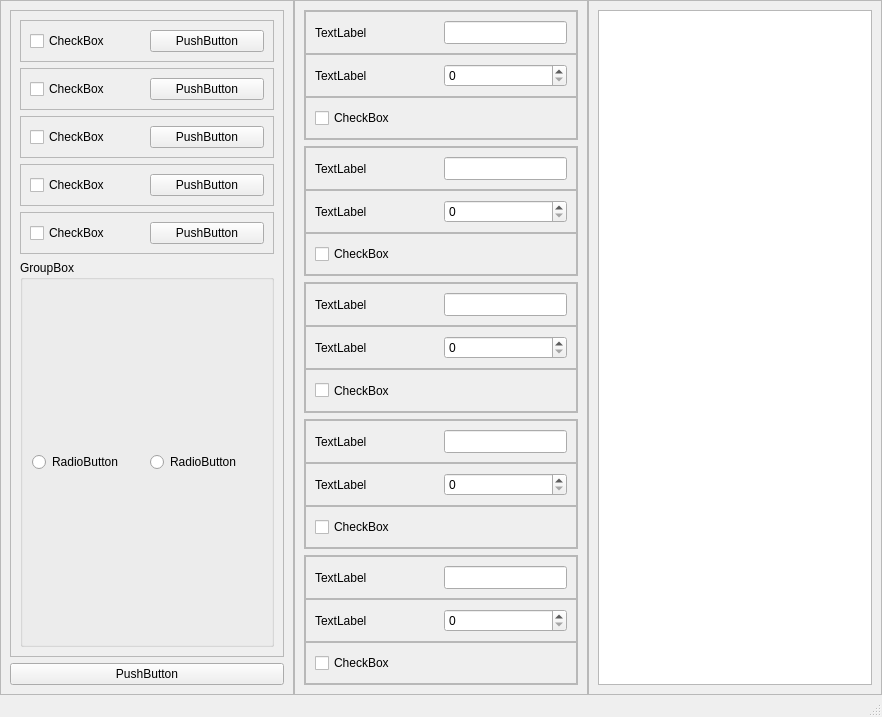
<?xml version="1.0" encoding="UTF-8"?>
<ui version="4.0">
 <class>MainWindow</class>
 <widget class="QMainWindow" name="MainWindow">
  <property name="geometry">
   <rect>
    <x>0</x>
    <y>0</y>
    <width>882</width>
    <height>717</height>
   </rect>
  </property>
  <property name="windowTitle">
   <string>MainWindow</string>
  </property>
  <widget class="QWidget" name="centralwidget">
   <layout class="QHBoxLayout" name="horizontalLayout">
    <property name="spacing">
     <number>0</number>
    </property>
    <property name="leftMargin">
     <number>0</number>
    </property>
    <property name="topMargin">
     <number>0</number>
    </property>
    <property name="rightMargin">
     <number>0</number>
    </property>
    <property name="bottomMargin">
     <number>0</number>
    </property>
    <item>
     <widget class="QFrame" name="frame_3">
      <property name="sizePolicy">
       <sizepolicy hsizetype="Expanding" vsizetype="Expanding">
        <horstretch>100</horstretch>
        <verstretch>0</verstretch>
       </sizepolicy>
      </property>
      <property name="frameShape">
       <enum>QFrame::StyledPanel</enum>
      </property>
      <property name="frameShadow">
       <enum>QFrame::Raised</enum>
      </property>
      <layout class="QVBoxLayout" name="verticalLayout">
       <item>
        <widget class="QFrame" name="frame_4">
         <property name="frameShape">
          <enum>QFrame::StyledPanel</enum>
         </property>
         <property name="frameShadow">
          <enum>QFrame::Raised</enum>
         </property>
         <layout class="QVBoxLayout" name="verticalLayout_2">
          <item>
           <widget class="QFrame" name="frame_5">
            <property name="frameShape">
             <enum>QFrame::StyledPanel</enum>
            </property>
            <property name="frameShadow">
             <enum>QFrame::Raised</enum>
            </property>
            <layout class="QHBoxLayout" name="horizontalLayout_3">
             <item>
              <widget class="QCheckBox" name="checkBox">
               <property name="sizePolicy">
                <sizepolicy hsizetype="Expanding" vsizetype="Expanding">
                 <horstretch>100</horstretch>
                 <verstretch>100</verstretch>
                </sizepolicy>
               </property>
               <property name="text">
                <string>CheckBox</string>
               </property>
              </widget>
             </item>
             <item>
              <widget class="QPushButton" name="pushButton_2">
               <property name="sizePolicy">
                <sizepolicy hsizetype="Expanding" vsizetype="Expanding">
                 <horstretch>100</horstretch>
                 <verstretch>0</verstretch>
                </sizepolicy>
               </property>
               <property name="text">
                <string>PushButton</string>
               </property>
              </widget>
             </item>
            </layout>
           </widget>
          </item>
          <item>
           <widget class="QFrame" name="frame_6">
            <property name="frameShape">
             <enum>QFrame::StyledPanel</enum>
            </property>
            <property name="frameShadow">
             <enum>QFrame::Raised</enum>
            </property>
            <layout class="QHBoxLayout" name="horizontalLayout_4">
             <item>
              <widget class="QCheckBox" name="checkBox_2">
               <property name="sizePolicy">
                <sizepolicy hsizetype="Expanding" vsizetype="Expanding">
                 <horstretch>100</horstretch>
                 <verstretch>100</verstretch>
                </sizepolicy>
               </property>
               <property name="text">
                <string>CheckBox</string>
               </property>
              </widget>
             </item>
             <item>
              <widget class="QPushButton" name="pushButton_3">
               <property name="sizePolicy">
                <sizepolicy hsizetype="Expanding" vsizetype="Expanding">
                 <horstretch>100</horstretch>
                 <verstretch>0</verstretch>
                </sizepolicy>
               </property>
               <property name="text">
                <string>PushButton</string>
               </property>
              </widget>
             </item>
            </layout>
           </widget>
          </item>
          <item>
           <widget class="QFrame" name="frame_9">
            <property name="frameShape">
             <enum>QFrame::StyledPanel</enum>
            </property>
            <property name="frameShadow">
             <enum>QFrame::Raised</enum>
            </property>
            <layout class="QHBoxLayout" name="horizontalLayout_6">
             <item>
              <widget class="QCheckBox" name="checkBox_5">
               <property name="sizePolicy">
                <sizepolicy hsizetype="Expanding" vsizetype="Expanding">
                 <horstretch>100</horstretch>
                 <verstretch>100</verstretch>
                </sizepolicy>
               </property>
               <property name="text">
                <string>CheckBox</string>
               </property>
              </widget>
             </item>
             <item>
              <widget class="QPushButton" name="pushButton_6">
               <property name="sizePolicy">
                <sizepolicy hsizetype="Expanding" vsizetype="Expanding">
                 <horstretch>100</horstretch>
                 <verstretch>0</verstretch>
                </sizepolicy>
               </property>
               <property name="text">
                <string>PushButton</string>
               </property>
              </widget>
             </item>
            </layout>
           </widget>
          </item>
          <item>
           <widget class="QFrame" name="frame_10">
            <property name="frameShape">
             <enum>QFrame::StyledPanel</enum>
            </property>
            <property name="frameShadow">
             <enum>QFrame::Raised</enum>
            </property>
            <layout class="QHBoxLayout" name="horizontalLayout_7">
             <item>
              <widget class="QCheckBox" name="checkBox_6">
               <property name="sizePolicy">
                <sizepolicy hsizetype="Expanding" vsizetype="Expanding">
                 <horstretch>100</horstretch>
                 <verstretch>100</verstretch>
                </sizepolicy>
               </property>
               <property name="text">
                <string>CheckBox</string>
               </property>
              </widget>
             </item>
             <item>
              <widget class="QPushButton" name="pushButton_7">
               <property name="sizePolicy">
                <sizepolicy hsizetype="Expanding" vsizetype="Expanding">
                 <horstretch>100</horstretch>
                 <verstretch>0</verstretch>
                </sizepolicy>
               </property>
               <property name="text">
                <string>PushButton</string>
               </property>
              </widget>
             </item>
            </layout>
           </widget>
          </item>
          <item>
           <widget class="QFrame" name="frame_11">
            <property name="frameShape">
             <enum>QFrame::StyledPanel</enum>
            </property>
            <property name="frameShadow">
             <enum>QFrame::Raised</enum>
            </property>
            <layout class="QHBoxLayout" name="horizontalLayout_8">
             <item>
              <widget class="QCheckBox" name="checkBox_7">
               <property name="sizePolicy">
                <sizepolicy hsizetype="Expanding" vsizetype="Expanding">
                 <horstretch>100</horstretch>
                 <verstretch>100</verstretch>
                </sizepolicy>
               </property>
               <property name="text">
                <string>CheckBox</string>
               </property>
              </widget>
             </item>
             <item>
              <widget class="QPushButton" name="pushButton_8">
               <property name="sizePolicy">
                <sizepolicy hsizetype="Expanding" vsizetype="Expanding">
                 <horstretch>100</horstretch>
                 <verstretch>0</verstretch>
                </sizepolicy>
               </property>
               <property name="text">
                <string>PushButton</string>
               </property>
              </widget>
             </item>
            </layout>
           </widget>
          </item>
          <item>
           <widget class="QGroupBox" name="groupBox">
            <property name="sizePolicy">
             <sizepolicy hsizetype="Expanding" vsizetype="Expanding">
              <horstretch>0</horstretch>
              <verstretch>100</verstretch>
             </sizepolicy>
            </property>
            <property name="title">
             <string>GroupBox</string>
            </property>
            <layout class="QHBoxLayout" name="horizontalLayout_2">
             <item>
              <widget class="QRadioButton" name="radioButton">
               <property name="sizePolicy">
                <sizepolicy hsizetype="Expanding" vsizetype="Expanding">
                 <horstretch>100</horstretch>
                 <verstretch>0</verstretch>
                </sizepolicy>
               </property>
               <property name="text">
                <string>RadioButton</string>
               </property>
              </widget>
             </item>
             <item>
              <widget class="QRadioButton" name="radioButton_2">
               <property name="sizePolicy">
                <sizepolicy hsizetype="Expanding" vsizetype="Expanding">
                 <horstretch>100</horstretch>
                 <verstretch>0</verstretch>
                </sizepolicy>
               </property>
               <property name="text">
                <string>RadioButton</string>
               </property>
              </widget>
             </item>
            </layout>
           </widget>
          </item>
         </layout>
        </widget>
       </item>
       <item>
        <widget class="QPushButton" name="pushButton">
         <property name="sizePolicy">
          <sizepolicy hsizetype="Expanding" vsizetype="Fixed">
           <horstretch>0</horstretch>
           <verstretch>0</verstretch>
          </sizepolicy>
         </property>
         <property name="text">
          <string>PushButton</string>
         </property>
        </widget>
       </item>
      </layout>
     </widget>
    </item>
    <item>
     <widget class="QFrame" name="frame">
      <property name="sizePolicy">
       <sizepolicy hsizetype="Expanding" vsizetype="Expanding">
        <horstretch>100</horstretch>
        <verstretch>0</verstretch>
       </sizepolicy>
      </property>
      <property name="frameShape">
       <enum>QFrame::StyledPanel</enum>
      </property>
      <property name="frameShadow">
       <enum>QFrame::Raised</enum>
      </property>
      <layout class="QVBoxLayout" name="verticalLayout_3">
       <item>
        <widget class="QFrame" name="frame_7">
         <property name="sizePolicy">
          <sizepolicy hsizetype="Expanding" vsizetype="Expanding">
           <horstretch>0</horstretch>
           <verstretch>100</verstretch>
          </sizepolicy>
         </property>
         <property name="frameShape">
          <enum>QFrame::StyledPanel</enum>
         </property>
         <property name="frameShadow">
          <enum>QFrame::Raised</enum>
         </property>
         <layout class="QVBoxLayout" name="verticalLayout_5">
          <property name="spacing">
           <number>0</number>
          </property>
          <property name="leftMargin">
           <number>0</number>
          </property>
          <property name="topMargin">
           <number>0</number>
          </property>
          <property name="rightMargin">
           <number>0</number>
          </property>
          <property name="bottomMargin">
           <number>0</number>
          </property>
          <item>
           <widget class="QFrame" name="frame_15">
            <property name="sizePolicy">
             <sizepolicy hsizetype="Expanding" vsizetype="Expanding">
              <horstretch>0</horstretch>
              <verstretch>100</verstretch>
             </sizepolicy>
            </property>
            <property name="frameShape">
             <enum>QFrame::StyledPanel</enum>
            </property>
            <property name="frameShadow">
             <enum>QFrame::Raised</enum>
            </property>
            <layout class="QHBoxLayout" name="horizontalLayout_5">
             <item>
              <widget class="QLabel" name="label">
               <property name="sizePolicy">
                <sizepolicy hsizetype="Expanding" vsizetype="Expanding">
                 <horstretch>100</horstretch>
                 <verstretch>0</verstretch>
                </sizepolicy>
               </property>
               <property name="text">
                <string>TextLabel</string>
               </property>
              </widget>
             </item>
             <item>
              <widget class="QLineEdit" name="lineEdit">
               <property name="sizePolicy">
                <sizepolicy hsizetype="Expanding" vsizetype="Expanding">
                 <horstretch>100</horstretch>
                 <verstretch>0</verstretch>
                </sizepolicy>
               </property>
              </widget>
             </item>
            </layout>
           </widget>
          </item>
          <item>
           <widget class="QFrame" name="frame_16">
            <property name="sizePolicy">
             <sizepolicy hsizetype="Expanding" vsizetype="Expanding">
              <horstretch>0</horstretch>
              <verstretch>100</verstretch>
             </sizepolicy>
            </property>
            <property name="frameShape">
             <enum>QFrame::StyledPanel</enum>
            </property>
            <property name="frameShadow">
             <enum>QFrame::Raised</enum>
            </property>
            <layout class="QHBoxLayout" name="horizontalLayout_9">
             <item>
              <widget class="QLabel" name="label_2">
               <property name="sizePolicy">
                <sizepolicy hsizetype="Expanding" vsizetype="Expanding">
                 <horstretch>100</horstretch>
                 <verstretch>0</verstretch>
                </sizepolicy>
               </property>
               <property name="text">
                <string>TextLabel</string>
               </property>
              </widget>
             </item>
             <item>
              <widget class="QSpinBox" name="spinBox">
               <property name="sizePolicy">
                <sizepolicy hsizetype="Expanding" vsizetype="Expanding">
                 <horstretch>100</horstretch>
                 <verstretch>0</verstretch>
                </sizepolicy>
               </property>
              </widget>
             </item>
            </layout>
           </widget>
          </item>
          <item>
           <widget class="QFrame" name="frame_17">
            <property name="sizePolicy">
             <sizepolicy hsizetype="Expanding" vsizetype="Expanding">
              <horstretch>0</horstretch>
              <verstretch>100</verstretch>
             </sizepolicy>
            </property>
            <property name="frameShape">
             <enum>QFrame::StyledPanel</enum>
            </property>
            <property name="frameShadow">
             <enum>QFrame::Raised</enum>
            </property>
            <layout class="QHBoxLayout" name="horizontalLayout_10">
             <item>
              <widget class="QCheckBox" name="checkBox_3">
               <property name="sizePolicy">
                <sizepolicy hsizetype="Expanding" vsizetype="Expanding">
                 <horstretch>100</horstretch>
                 <verstretch>0</verstretch>
                </sizepolicy>
               </property>
               <property name="text">
                <string>CheckBox</string>
               </property>
              </widget>
             </item>
            </layout>
           </widget>
          </item>
         </layout>
        </widget>
       </item>
       <item>
        <widget class="QFrame" name="frame_8">
         <property name="sizePolicy">
          <sizepolicy hsizetype="Expanding" vsizetype="Expanding">
           <horstretch>0</horstretch>
           <verstretch>100</verstretch>
          </sizepolicy>
         </property>
         <property name="frameShape">
          <enum>QFrame::StyledPanel</enum>
         </property>
         <property name="frameShadow">
          <enum>QFrame::Raised</enum>
         </property>
         <layout class="QVBoxLayout" name="verticalLayout_6">
          <property name="spacing">
           <number>0</number>
          </property>
          <property name="leftMargin">
           <number>0</number>
          </property>
          <property name="topMargin">
           <number>0</number>
          </property>
          <property name="rightMargin">
           <number>0</number>
          </property>
          <property name="bottomMargin">
           <number>0</number>
          </property>
          <item>
           <widget class="QFrame" name="frame_19">
            <property name="sizePolicy">
             <sizepolicy hsizetype="Expanding" vsizetype="Expanding">
              <horstretch>0</horstretch>
              <verstretch>100</verstretch>
             </sizepolicy>
            </property>
            <property name="frameShape">
             <enum>QFrame::StyledPanel</enum>
            </property>
            <property name="frameShadow">
             <enum>QFrame::Raised</enum>
            </property>
            <layout class="QHBoxLayout" name="horizontalLayout_12">
             <item>
              <widget class="QLabel" name="label_4">
               <property name="sizePolicy">
                <sizepolicy hsizetype="Expanding" vsizetype="Expanding">
                 <horstretch>100</horstretch>
                 <verstretch>0</verstretch>
                </sizepolicy>
               </property>
               <property name="text">
                <string>TextLabel</string>
               </property>
              </widget>
             </item>
             <item>
              <widget class="QLineEdit" name="lineEdit_2">
               <property name="sizePolicy">
                <sizepolicy hsizetype="Expanding" vsizetype="Expanding">
                 <horstretch>100</horstretch>
                 <verstretch>0</verstretch>
                </sizepolicy>
               </property>
              </widget>
             </item>
            </layout>
           </widget>
          </item>
          <item>
           <widget class="QFrame" name="frame_18">
            <property name="sizePolicy">
             <sizepolicy hsizetype="Expanding" vsizetype="Expanding">
              <horstretch>0</horstretch>
              <verstretch>100</verstretch>
             </sizepolicy>
            </property>
            <property name="frameShape">
             <enum>QFrame::StyledPanel</enum>
            </property>
            <property name="frameShadow">
             <enum>QFrame::Raised</enum>
            </property>
            <layout class="QHBoxLayout" name="horizontalLayout_11">
             <item>
              <widget class="QLabel" name="label_3">
               <property name="sizePolicy">
                <sizepolicy hsizetype="Expanding" vsizetype="Expanding">
                 <horstretch>100</horstretch>
                 <verstretch>0</verstretch>
                </sizepolicy>
               </property>
               <property name="text">
                <string>TextLabel</string>
               </property>
              </widget>
             </item>
             <item>
              <widget class="QSpinBox" name="spinBox_2">
               <property name="sizePolicy">
                <sizepolicy hsizetype="Expanding" vsizetype="Expanding">
                 <horstretch>100</horstretch>
                 <verstretch>0</verstretch>
                </sizepolicy>
               </property>
              </widget>
             </item>
            </layout>
           </widget>
          </item>
          <item>
           <widget class="QFrame" name="frame_20">
            <property name="sizePolicy">
             <sizepolicy hsizetype="Expanding" vsizetype="Expanding">
              <horstretch>0</horstretch>
              <verstretch>100</verstretch>
             </sizepolicy>
            </property>
            <property name="frameShape">
             <enum>QFrame::StyledPanel</enum>
            </property>
            <property name="frameShadow">
             <enum>QFrame::Raised</enum>
            </property>
            <layout class="QHBoxLayout" name="horizontalLayout_13">
             <item>
              <widget class="QCheckBox" name="checkBox_4">
               <property name="sizePolicy">
                <sizepolicy hsizetype="Expanding" vsizetype="Expanding">
                 <horstretch>100</horstretch>
                 <verstretch>0</verstretch>
                </sizepolicy>
               </property>
               <property name="text">
                <string>CheckBox</string>
               </property>
              </widget>
             </item>
            </layout>
           </widget>
          </item>
         </layout>
        </widget>
       </item>
       <item>
        <widget class="QFrame" name="frame_12">
         <property name="sizePolicy">
          <sizepolicy hsizetype="Expanding" vsizetype="Expanding">
           <horstretch>0</horstretch>
           <verstretch>100</verstretch>
          </sizepolicy>
         </property>
         <property name="frameShape">
          <enum>QFrame::StyledPanel</enum>
         </property>
         <property name="frameShadow">
          <enum>QFrame::Raised</enum>
         </property>
         <layout class="QVBoxLayout" name="verticalLayout_7">
          <property name="spacing">
           <number>0</number>
          </property>
          <property name="leftMargin">
           <number>0</number>
          </property>
          <property name="topMargin">
           <number>0</number>
          </property>
          <property name="rightMargin">
           <number>0</number>
          </property>
          <property name="bottomMargin">
           <number>0</number>
          </property>
          <item>
           <widget class="QFrame" name="frame_22">
            <property name="sizePolicy">
             <sizepolicy hsizetype="Expanding" vsizetype="Expanding">
              <horstretch>0</horstretch>
              <verstretch>100</verstretch>
             </sizepolicy>
            </property>
            <property name="frameShape">
             <enum>QFrame::StyledPanel</enum>
            </property>
            <property name="frameShadow">
             <enum>QFrame::Raised</enum>
            </property>
            <layout class="QHBoxLayout" name="horizontalLayout_15">
             <item>
              <widget class="QLabel" name="label_6">
               <property name="sizePolicy">
                <sizepolicy hsizetype="Expanding" vsizetype="Expanding">
                 <horstretch>100</horstretch>
                 <verstretch>0</verstretch>
                </sizepolicy>
               </property>
               <property name="text">
                <string>TextLabel</string>
               </property>
              </widget>
             </item>
             <item>
              <widget class="QLineEdit" name="lineEdit_3">
               <property name="sizePolicy">
                <sizepolicy hsizetype="Expanding" vsizetype="Expanding">
                 <horstretch>100</horstretch>
                 <verstretch>0</verstretch>
                </sizepolicy>
               </property>
              </widget>
             </item>
            </layout>
           </widget>
          </item>
          <item>
           <widget class="QFrame" name="frame_21">
            <property name="sizePolicy">
             <sizepolicy hsizetype="Expanding" vsizetype="Expanding">
              <horstretch>0</horstretch>
              <verstretch>100</verstretch>
             </sizepolicy>
            </property>
            <property name="frameShape">
             <enum>QFrame::StyledPanel</enum>
            </property>
            <property name="frameShadow">
             <enum>QFrame::Raised</enum>
            </property>
            <layout class="QHBoxLayout" name="horizontalLayout_14">
             <item>
              <widget class="QLabel" name="label_5">
               <property name="sizePolicy">
                <sizepolicy hsizetype="Expanding" vsizetype="Expanding">
                 <horstretch>100</horstretch>
                 <verstretch>0</verstretch>
                </sizepolicy>
               </property>
               <property name="text">
                <string>TextLabel</string>
               </property>
              </widget>
             </item>
             <item>
              <widget class="QSpinBox" name="spinBox_3">
               <property name="sizePolicy">
                <sizepolicy hsizetype="Expanding" vsizetype="Expanding">
                 <horstretch>100</horstretch>
                 <verstretch>0</verstretch>
                </sizepolicy>
               </property>
              </widget>
             </item>
            </layout>
           </widget>
          </item>
          <item>
           <widget class="QFrame" name="frame_23">
            <property name="sizePolicy">
             <sizepolicy hsizetype="Expanding" vsizetype="Expanding">
              <horstretch>0</horstretch>
              <verstretch>100</verstretch>
             </sizepolicy>
            </property>
            <property name="frameShape">
             <enum>QFrame::StyledPanel</enum>
            </property>
            <property name="frameShadow">
             <enum>QFrame::Raised</enum>
            </property>
            <layout class="QHBoxLayout" name="horizontalLayout_16">
             <item>
              <widget class="QCheckBox" name="checkBox_8">
               <property name="sizePolicy">
                <sizepolicy hsizetype="Expanding" vsizetype="Expanding">
                 <horstretch>100</horstretch>
                 <verstretch>0</verstretch>
                </sizepolicy>
               </property>
               <property name="text">
                <string>CheckBox</string>
               </property>
              </widget>
             </item>
            </layout>
           </widget>
          </item>
         </layout>
        </widget>
       </item>
       <item>
        <widget class="QFrame" name="frame_13">
         <property name="sizePolicy">
          <sizepolicy hsizetype="Expanding" vsizetype="Expanding">
           <horstretch>0</horstretch>
           <verstretch>100</verstretch>
          </sizepolicy>
         </property>
         <property name="frameShape">
          <enum>QFrame::StyledPanel</enum>
         </property>
         <property name="frameShadow">
          <enum>QFrame::Raised</enum>
         </property>
         <layout class="QVBoxLayout" name="verticalLayout_8">
          <property name="spacing">
           <number>0</number>
          </property>
          <property name="leftMargin">
           <number>0</number>
          </property>
          <property name="topMargin">
           <number>0</number>
          </property>
          <property name="rightMargin">
           <number>0</number>
          </property>
          <property name="bottomMargin">
           <number>0</number>
          </property>
          <item>
           <widget class="QFrame" name="frame_25">
            <property name="sizePolicy">
             <sizepolicy hsizetype="Expanding" vsizetype="Expanding">
              <horstretch>0</horstretch>
              <verstretch>100</verstretch>
             </sizepolicy>
            </property>
            <property name="frameShape">
             <enum>QFrame::StyledPanel</enum>
            </property>
            <property name="frameShadow">
             <enum>QFrame::Raised</enum>
            </property>
            <layout class="QHBoxLayout" name="horizontalLayout_18">
             <item>
              <widget class="QLabel" name="label_8">
               <property name="sizePolicy">
                <sizepolicy hsizetype="Expanding" vsizetype="Expanding">
                 <horstretch>100</horstretch>
                 <verstretch>0</verstretch>
                </sizepolicy>
               </property>
               <property name="text">
                <string>TextLabel</string>
               </property>
              </widget>
             </item>
             <item>
              <widget class="QLineEdit" name="lineEdit_4">
               <property name="sizePolicy">
                <sizepolicy hsizetype="Expanding" vsizetype="Expanding">
                 <horstretch>100</horstretch>
                 <verstretch>0</verstretch>
                </sizepolicy>
               </property>
              </widget>
             </item>
            </layout>
           </widget>
          </item>
          <item>
           <widget class="QFrame" name="frame_24">
            <property name="sizePolicy">
             <sizepolicy hsizetype="Expanding" vsizetype="Expanding">
              <horstretch>0</horstretch>
              <verstretch>100</verstretch>
             </sizepolicy>
            </property>
            <property name="frameShape">
             <enum>QFrame::StyledPanel</enum>
            </property>
            <property name="frameShadow">
             <enum>QFrame::Raised</enum>
            </property>
            <layout class="QHBoxLayout" name="horizontalLayout_17">
             <item>
              <widget class="QLabel" name="label_7">
               <property name="sizePolicy">
                <sizepolicy hsizetype="Expanding" vsizetype="Expanding">
                 <horstretch>100</horstretch>
                 <verstretch>0</verstretch>
                </sizepolicy>
               </property>
               <property name="text">
                <string>TextLabel</string>
               </property>
              </widget>
             </item>
             <item>
              <widget class="QSpinBox" name="spinBox_4">
               <property name="sizePolicy">
                <sizepolicy hsizetype="Expanding" vsizetype="Expanding">
                 <horstretch>100</horstretch>
                 <verstretch>0</verstretch>
                </sizepolicy>
               </property>
              </widget>
             </item>
            </layout>
           </widget>
          </item>
          <item>
           <widget class="QFrame" name="frame_26">
            <property name="sizePolicy">
             <sizepolicy hsizetype="Expanding" vsizetype="Expanding">
              <horstretch>0</horstretch>
              <verstretch>100</verstretch>
             </sizepolicy>
            </property>
            <property name="frameShape">
             <enum>QFrame::StyledPanel</enum>
            </property>
            <property name="frameShadow">
             <enum>QFrame::Raised</enum>
            </property>
            <layout class="QHBoxLayout" name="horizontalLayout_19">
             <item>
              <widget class="QCheckBox" name="checkBox_9">
               <property name="sizePolicy">
                <sizepolicy hsizetype="Expanding" vsizetype="Expanding">
                 <horstretch>100</horstretch>
                 <verstretch>0</verstretch>
                </sizepolicy>
               </property>
               <property name="text">
                <string>CheckBox</string>
               </property>
              </widget>
             </item>
            </layout>
           </widget>
          </item>
         </layout>
        </widget>
       </item>
       <item>
        <widget class="QFrame" name="frame_14">
         <property name="sizePolicy">
          <sizepolicy hsizetype="Expanding" vsizetype="Expanding">
           <horstretch>0</horstretch>
           <verstretch>100</verstretch>
          </sizepolicy>
         </property>
         <property name="frameShape">
          <enum>QFrame::StyledPanel</enum>
         </property>
         <property name="frameShadow">
          <enum>QFrame::Raised</enum>
         </property>
         <layout class="QVBoxLayout" name="verticalLayout_9">
          <property name="spacing">
           <number>0</number>
          </property>
          <property name="leftMargin">
           <number>0</number>
          </property>
          <property name="topMargin">
           <number>0</number>
          </property>
          <property name="rightMargin">
           <number>0</number>
          </property>
          <property name="bottomMargin">
           <number>0</number>
          </property>
          <item>
           <widget class="QFrame" name="frame_28">
            <property name="sizePolicy">
             <sizepolicy hsizetype="Expanding" vsizetype="Expanding">
              <horstretch>0</horstretch>
              <verstretch>100</verstretch>
             </sizepolicy>
            </property>
            <property name="frameShape">
             <enum>QFrame::StyledPanel</enum>
            </property>
            <property name="frameShadow">
             <enum>QFrame::Raised</enum>
            </property>
            <layout class="QHBoxLayout" name="horizontalLayout_21">
             <item>
              <widget class="QLabel" name="label_10">
               <property name="sizePolicy">
                <sizepolicy hsizetype="Expanding" vsizetype="Expanding">
                 <horstretch>100</horstretch>
                 <verstretch>0</verstretch>
                </sizepolicy>
               </property>
               <property name="text">
                <string>TextLabel</string>
               </property>
              </widget>
             </item>
             <item>
              <widget class="QLineEdit" name="lineEdit_5">
               <property name="sizePolicy">
                <sizepolicy hsizetype="Expanding" vsizetype="Expanding">
                 <horstretch>100</horstretch>
                 <verstretch>0</verstretch>
                </sizepolicy>
               </property>
              </widget>
             </item>
            </layout>
           </widget>
          </item>
          <item>
           <widget class="QFrame" name="frame_27">
            <property name="sizePolicy">
             <sizepolicy hsizetype="Expanding" vsizetype="Expanding">
              <horstretch>0</horstretch>
              <verstretch>100</verstretch>
             </sizepolicy>
            </property>
            <property name="frameShape">
             <enum>QFrame::StyledPanel</enum>
            </property>
            <property name="frameShadow">
             <enum>QFrame::Raised</enum>
            </property>
            <layout class="QHBoxLayout" name="horizontalLayout_20">
             <item>
              <widget class="QLabel" name="label_9">
               <property name="sizePolicy">
                <sizepolicy hsizetype="Expanding" vsizetype="Expanding">
                 <horstretch>100</horstretch>
                 <verstretch>0</verstretch>
                </sizepolicy>
               </property>
               <property name="text">
                <string>TextLabel</string>
               </property>
              </widget>
             </item>
             <item>
              <widget class="QSpinBox" name="spinBox_5">
               <property name="sizePolicy">
                <sizepolicy hsizetype="Expanding" vsizetype="Expanding">
                 <horstretch>100</horstretch>
                 <verstretch>0</verstretch>
                </sizepolicy>
               </property>
              </widget>
             </item>
            </layout>
           </widget>
          </item>
          <item>
           <widget class="QFrame" name="frame_29">
            <property name="sizePolicy">
             <sizepolicy hsizetype="Expanding" vsizetype="Expanding">
              <horstretch>0</horstretch>
              <verstretch>100</verstretch>
             </sizepolicy>
            </property>
            <property name="frameShape">
             <enum>QFrame::StyledPanel</enum>
            </property>
            <property name="frameShadow">
             <enum>QFrame::Raised</enum>
            </property>
            <layout class="QHBoxLayout" name="horizontalLayout_22">
             <item>
              <widget class="QCheckBox" name="checkBox_10">
               <property name="sizePolicy">
                <sizepolicy hsizetype="Expanding" vsizetype="Expanding">
                 <horstretch>100</horstretch>
                 <verstretch>0</verstretch>
                </sizepolicy>
               </property>
               <property name="text">
                <string>CheckBox</string>
               </property>
              </widget>
             </item>
            </layout>
           </widget>
          </item>
         </layout>
        </widget>
       </item>
      </layout>
     </widget>
    </item>
    <item>
     <widget class="QFrame" name="frame_2">
      <property name="sizePolicy">
       <sizepolicy hsizetype="Expanding" vsizetype="Expanding">
        <horstretch>100</horstretch>
        <verstretch>0</verstretch>
       </sizepolicy>
      </property>
      <property name="frameShape">
       <enum>QFrame::StyledPanel</enum>
      </property>
      <property name="frameShadow">
       <enum>QFrame::Raised</enum>
      </property>
      <layout class="QVBoxLayout" name="verticalLayout_4">
       <item>
        <widget class="QTextBrowser" name="textBrowser"/>
       </item>
      </layout>
     </widget>
    </item>
   </layout>
  </widget>
  <widget class="QMenuBar" name="menuBar">
   <property name="geometry">
    <rect>
     <x>0</x>
     <y>0</y>
     <width>882</width>
     <height>23</height>
    </rect>
   </property>
  </widget>
  <widget class="QStatusBar" name="statusBar"/>
 </widget>
 <resources/>
 <connections/>
</ui>
